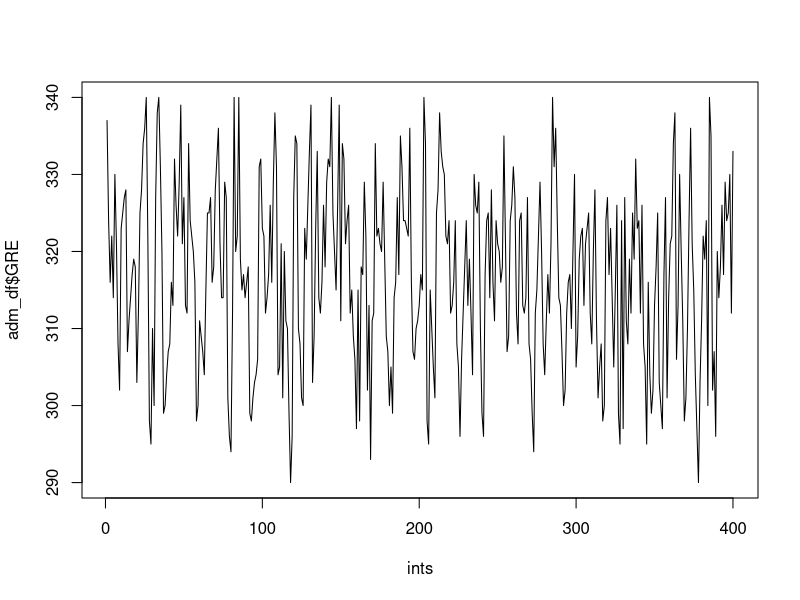
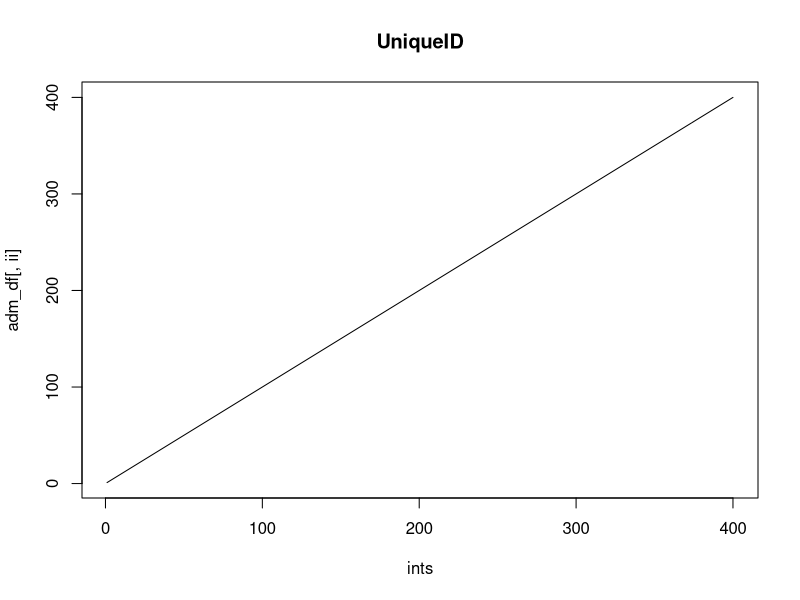
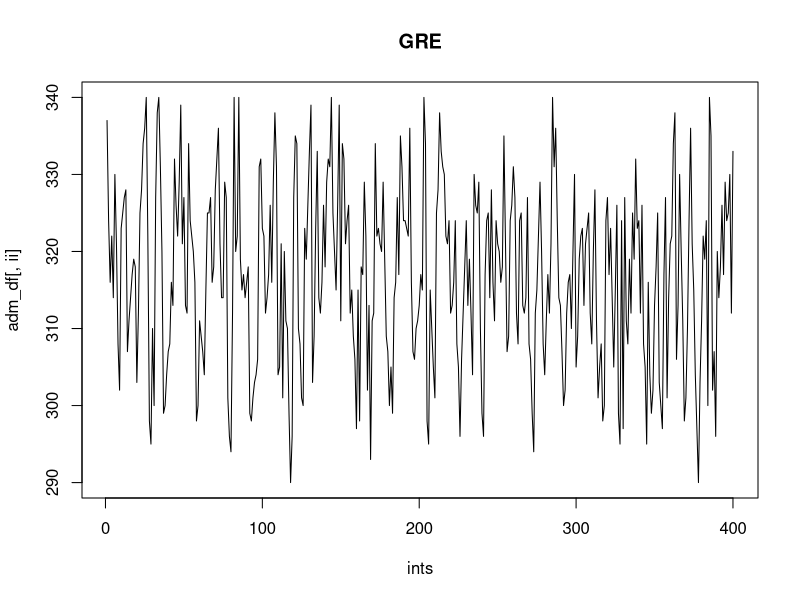
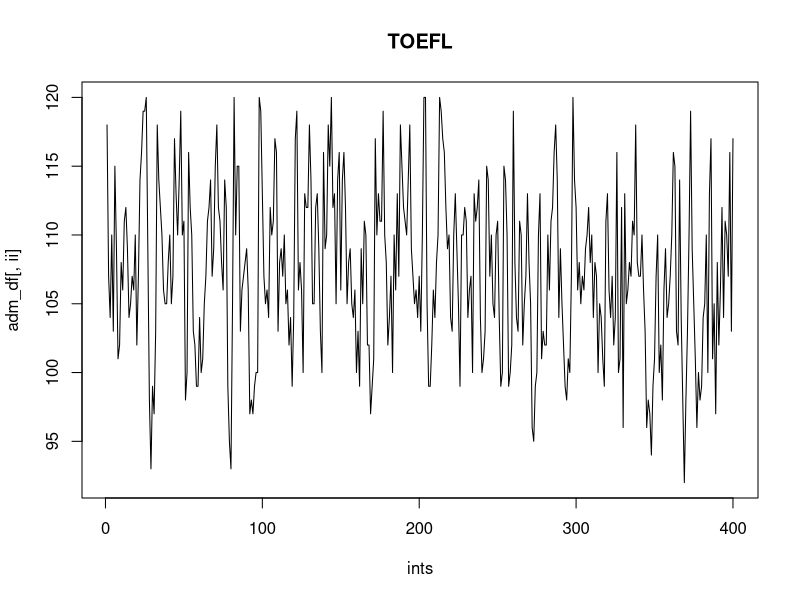
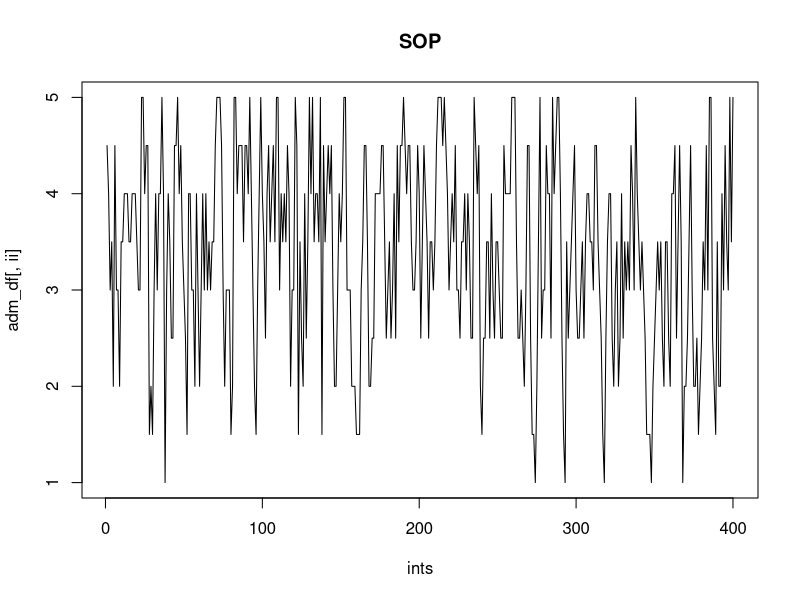
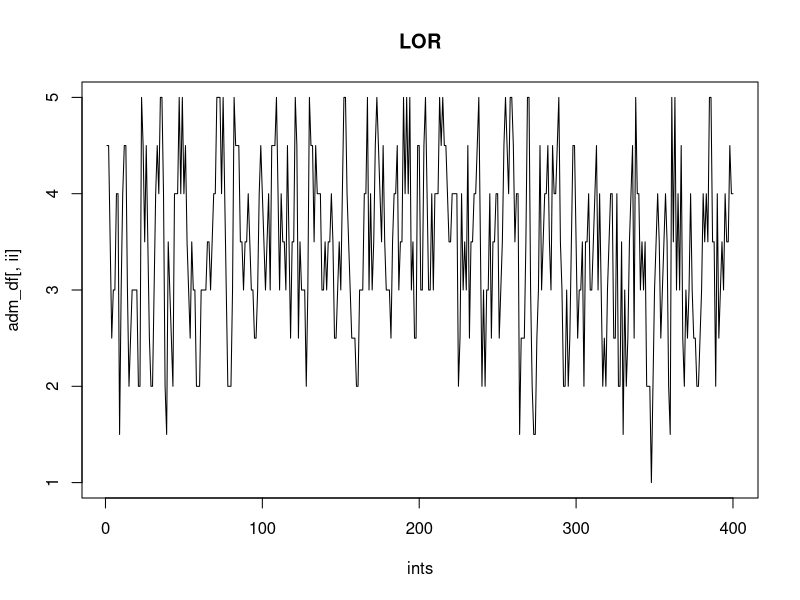
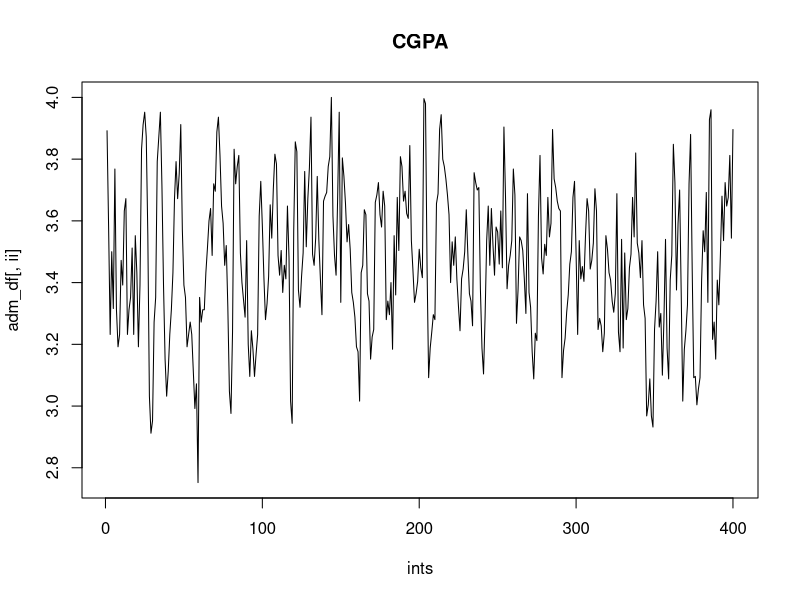
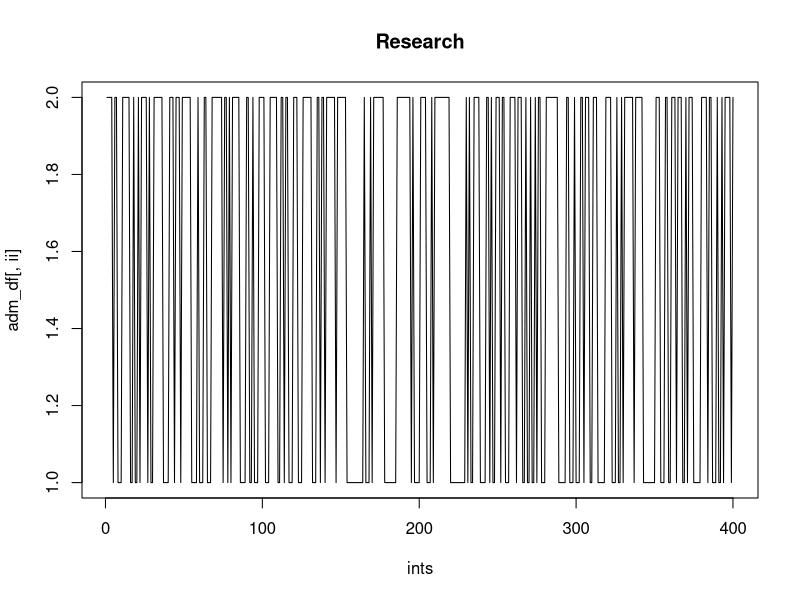

Generate these figures, in order, with R: (Note: this script raises an error after producing the figures.)
#' ---
#' title: "Exploratory Data Analysis"
#' author:
#'   - Tyler B. Garner, tbg5023@psu.edu
#'   - Jennifer Valcin, jpv5319@psu.edu
#' output:
#'   html_document:
#'     toc: true
#'     toc_float: true
#'     collapsed: false
#'     theme: united
#'     highlight: tango
#' ---

#+ setup, include = FALSE
knitr::opts_knit$set(root.dir = '../')

# data set modified from https://www.kaggle.com/datasets/akshaydattatraykhare/data-for-admission-in-the-university

#' ## Introduction
#' 
#' Exploratory Data Analysis (EDA) is an approach to analyzing and summarizing data sets to gain a better understanding of the underlying structure, patterns, and relationships. It is often used as a preliminary step before more formal statistical modeling or hypothesis testing. EDA typically involves visualizing data using plots and graphs, calculating summary statistics, and identifying outliers and other unusual observations. The goal is to identify patterns, trends, and insights that can inform further analysis and decision-making.
#' 
#' There are several steps and techniques that are commonly used in performing Exploratory Data Analysis (EDA):
#'
#' 1. **Importing and cleaning the data** - This involves loading the data into a software environment and checking for missing values, duplicated values, and other inconsistencies.
#'
#' 2. **Identifying patterns and outliers** - This involves identifying patterns, trends, and  outliers in the data by examining the visualizations and summary statistics from the previous steps.
#'
#' 3. **Univariate analysis** - This involves analyzing each variable independently by calculating summary statistics (such as mean, median, and standard deviation) and creating visualizations (such as histograms and box plots) to understand the distribution of each variable.
#' 
#' 4. **Bivariate analysis** - This involves analyzing the relationship between two variables by  creating visualizations (such as scatter plots and correlation matrix) and calculating  correlation coefficients (such as Pearson’s  *r*) to understand the strength and direction of the relationship.
#' 
#' 5. **Multivariate analysis** - This involves analyzing the relationship between more than two variables by creating visualizations (such as scatter plot matrix and parallel coordinates plot) and using techniques such as principal component analysis (PCA) to understand the structure of  the data.
#' 
#' Note that EDA is an iterative process and not all techniques will be applied depending on the data set and question(s).  Additionally, you may need to go back and repeat steps or apply different techniques as you gain a deeper understanding of the data.
#' 
#' 
#' ## Data import and cleaning
#'
#' First we will need to import our data set into `R`. The data is stored in a .csv file, which we can read in using the `read.csv()` function by passing a string that gives the relative file path. When loading in data we should assign it to an object so that we can call functions on it. We should also get a glance at our data to get a sense for what it looks like, which we can do using the `head()` function to see the first few rows.

#+ load-data
adm_df <- read.csv("data/raw/adm_data.csv")

head(adm_df)

#' ### Data structure
#' 
#' Before diving into analyses it is good to know how the dataset is structured. With the `str()` function we can print the dimensions of the dataset in rows (observations) by columns (variables), in addition to listing the variables, their types, and their first few values. 

#+ str
str(adm_df)

#' We can see that there are 400 total observations across 9 variables. Three of the variables were read in as `int`, meaning *integer*, which is specific numeric data type that does not allow decimal points. Other variables are coded as either `num` for *numeric*, which can include decimal points, and `chr` for *character* which is the same as *string*.
#' 
#' For our analysis we will want to re-code this variables as factors, which we can easily do with the `factor()` function. After assigning the variables to factors we can use the `summary()` function again to see how those variables are distributed.

#+ code-factors
adm_df$Research <- factor(adm_df$Research)
adm_df$Discipline <- factor(adm_df$Discipline)
adm_df$Admit <- factor(adm_df$Admit)

summary(adm_df)


#' ### Check for missing values
#' 
#' To check for missing values or `NA` values we can use the `is.na()` function. This function returns a logical vector or matrix indicating which elements are missing.  When wrapped in the `sum()` function, the total number of `NA` values will be returned.

#+ any-na
sum(is.na(adm_df))

sapply(adm_df, function(x) sum(is.na(x)))

head(adm_df[is.na(adm_df$GPA1), ])

summary(adm_df[is.na(adm_df$GPA1), ])

#' We see that there are no missing values in our dataset. However, if we were to find missing values we have a few options available to handle them:
#'
#' 1. **Remove observations** - This involves removing any observations that have missing values. This can be a viable option if the missing values are relatively few and scattered throughout the dataset. However, if a large proportion of the dataset is missing, this approach may result in losing important information.
#' 2. **Use a flag variable** - This involves creating a new variable that indicates whether a value is missing or not. This allows the model to take into account the missing data, but it requires the model to be able to handle missing data.
#' 3. **Ignore the variable** - If the variable with missing values is not important for the analysis, it can be ignored.
#' 4. **Imputation** - This involves replacing the missing values with estimates. Simple imputation methods replace missing values using the mean, median, or mode of the non-missing values. Some methods include using a predictive model, such as regression or k-nearest neighbors to estimate the missing values based on the other variables in the data set. There are also advanced imputation methods like hot-deck imputation or multiple imputation.
#' 
#' It's important to consider the specific characteristics of your data and the goals of your analysis when deciding which strategy to use. It is also important to note that imputation methods can introduce bias and variability in the data, so it's essential to validate the results and check the assumptions of the model if imputation method is chosen.
#' 
#' 
#' ### Check for duplicated values
#' 
#' Whether to keep or remove duplicate rows depends on the specific characteristics of your data and the goals of your analysis. If the duplicates represent meaningful observations, such as multiple measurements taken at different times, then it may be appropriate to keep the duplicate rows. However, if the duplicates are the result of errors or inaccuracies in the data collection process, it may be appropriate to remove them.
#'
#' In `R`, the `duplicated()` function is used to identify duplicate rows in a data frame or matrix. This function returns a logical vector indicating which rows are duplicates.  Like with `is.na()`, when wrapped in the `sum()` function, the total number of duplicated rows (`TRUE` values) will be returned. 

#+ any-duplicated
sum(duplicated(adm_df))

#' This dataset also lacks any duplicated observations. If you were to have duplicates that would be problematic for your analysis, you can use the `unique()` function, which returns a data frame or matrix with only the unique rows.
#' 
#' Alternatively, if you decide to keep the duplicate rows, it is important to be aware that they may introduce bias, noise, and variability in the data, so it is essential to validate the results and check the assumptions of the model. If the duplicates represent a small proportion of the data and not having them would affect the analysis, it is a good practice to keep them and note their presence in the analysis.
#' 
#' 
#' ### Check for patterns
#' 
#' Checking for patterns in exploratory data analysis is important because it allows us to identify relationships, trends, and outliers in the data, which can help inform our modeling choices and ensure that we are not making erroneous conclusions.
#' 
#' One type of pattern that can quickly be problematic is whether the variables have any trends with their location in the dataset. This could be the result of non-random sampling and/or non-independent observations, which would violate the assumptions of many analysis methods, or could be the result of prior sorting, which would not be a problem. Alternatively, if we are dealing with time-series data we would likely expect to see some kind of trend that we would want to model.
#' 
#' To check whether there are any trends among the variables by their location, we can plot each variable against their row number. First, we will create a vector of numbers ranging from 1 to the total number of rows. That vector will then be used for the x-axis in the `plot()` function, while we plot our variables on the y-axis.

#+ pattern
ints <- 1:nrow(adm_df)

plot(ints, adm_df$GRE, type = 'l')

#' Plotting each variable will be quite tedious, so instead we can use a loop function to quickly generate each plot. We will give these plots titles so that when we view them we are sure which variable we are observing.

#+ pattern-loop
for (ii in 1:ncol(adm_df)) {
  print(ii)
  plot(ints, adm_df[, ii], type = 'l')
  title(colnames(adm_df)[ii])
}

#' Except for *UniqueID*, where a trend would be expected, we do not notice any obvious trends in the variables.
#' 
#' 
#' ## Univariate analysis
#' 
#' Univariate analysis is a statistical technique that is used to analyze and summarize a single variable. The goal of univariate analysis is to understand the distribution and properties of a single variable, without considering any relationships with other variables.
#' 
#' Univariate analysis typically involves calculating summary statistics such as the mean, median, and standard deviation, and creating visualizations such as histograms, box plots, and frequency tables to understand the distribution of the variable.
#' 
#' 
#' ### Summary statistics
#' 
#' To get some basic descriptive statistics on the variables we can call the `summary()` function on our data set.

#+ summary-stats
summary(adm_df)

#' In the output we can see the values on the centrality and distribution of the numeric variables, while for the *Research*, *Discipline*, and *Admit* variables we are told that they are of the character type.
#' ___________FIX__________
#' 
#' The output now gives us the total number of instances for category in the factor variables. Notably, the *Discipline* variable has a nearly balanced split between the three disciplines while in the *Admit* variable most of the students are *Accepted*.
#' 
#' 
#' #### Printing specific summary statistics
#' 
#' The `summarise()` function in `dplyr` is a powerful tool that, when combined with other functions, provide details about the data set.  For example, we can print the means and standard deviations of GRE scores separately for accepted and rejected applicants.
#' 
#' * `group_by()` groups each unique level in the Admit column (Accepted or Rejected).
#' * `summarize()` creates two new columns that will will name mean_GRE and sd_GRE with the means   and standard deviations of GRE scores as given by the `mean()` and `sd()` functions.

#+ dplyr-summ
library(dplyr)

adm_df %>%
  group_by(Admit) %>%
  summarize(mean_GRE = mean(GRE),
            sd_GRE = sd(GRE))


#' ### Distributions
#' 
#' Understanding the distribution of variables is crucial for building accurate and effective models. The distribution of a variable refers to the way in which the values of that variable are spread across the data set.
#' 
#' Different types of variables can have different distributions. For example, continuous variables (such as height or weight) often follow a normal distribution, which is bell-shaped and symmetric. Categorical variables (such as gender or nationality) may follow a discrete distribution, where the values are restricted to a finite number of categories.
#' 
#' Understanding the distribution of variables is important because it affects how we model them. For example, if a variable follows a normal distribution, we can use a linear model to predict its values. However, if the variable is highly skewed or has outliers, we may need to use a different type of model, such as a non-linear model or a generalized linear model.
#' 
#' In addition, the distribution of variables can affect the assumptions of the modeling process. For example, linear models assume that the residuals (the difference between the predicted values and the actual values) follow a normal distribution. If this assumption is violated, the model may not be accurate or reliable.
#' 
#' In the context of EDA, univariate distributions can be visualized using histograms, box plots, density plots, and other statistical plots. These plots can provide insights into the shape of the distribution, such as whether it is symmetrical or skewed, as well as information about the central tendency and variability of the data.
#' 
#' 
#' #### Histograms
#' 
#' Histograms are graphs used to visualize the distribution of a continuous variable. They display the frequency or count of observations within each interval or bin of the variable's range, allowing for a quick understanding of the shape, central tendency, and variability of the data.
#' 
#' We can plot a basic histogram by supplying a continuous variable (as a vector) to the `hist()` function.

#+ hist
hist(adm_df$GRE)

#' With `ggplot()`, part of the `ggplot2` package, we can easily make more advanced plots. For example, we can plot multiple histograms for a continuous variable, each representing some factor.
#' 
#' Here, we will plot the histograms of *GRE* for each level of *Research*. The first argument in `ggplot()` takes our dataset, then we will out the `aes()` (aesthetics) argument, where we define which variables to plot on the axis, to use for coloring, etc. Next, we add `geom_histogram()` following a `+` to tell `ggplot()` to use a histogram geometry for plotting. Finally, we add `facet_wrap()` to define how we want to wrap a set of panels, which we do with `~ Research` to indicate wrapping by the values of the *Research* variable.

#+ gg-hist
library(ggplot2)

ggplot(adm_df,
       aes(x = GRE,
           fill = Research)) +
  geom_histogram() +
  facet_wrap(~ Research)

#' Using piping and some data manipulation tools from the `dplyr` and `tidyr` packages, we can also simultaneously plot histograms of multiple variables.
#' 
#' Here, we will simultaneously plot histograms for *CGPA*, *GRE*, and *TOEFL* with each separated by *Research*. We will first pipe the dataset into the `pivot_longer()` function, which creates two new variables based on a list of other variables, one with the *name* of the variables and the second with their *value*. We will then pipe the modified dataset into `ggplot()`.

#+ gg-hist-facet
library(dplyr)
library(tidyr)

adm_df %>%
  pivot_longer(c(CGPA, GRE, TOEFL)) %>%
  ggplot(aes(x = value,
             fill = Research)) +
  geom_histogram(position = 'identity') +
  facet_wrap(~ name * Research,
             # Let each panel have independently scaled x- and y-axis
             scales = 'free')

#' From the histograms, it appears students who have undergraduate research experience tend to have higher cumulative GPAs and score higher on the GRE and TOEFL exams.
#' 
#' 
#' #### Density plots
#' 
#' Density plots are a type of graph used to display the probability distribution of a continuous variable. They estimate the underlying probability density function of the data and display it as a smooth curve. The area under the curve represents the probability of observing a value within a particular range of the variable. Density plots are useful for understanding the shape, central tendency, and variability of the distribution of a variable, and they can be particularly helpful when comparing the distributions of multiple variables or groups.
#' 
#' 

#+ gg-density
ggplot(adm_df,
       aes(x = GRE,
           fill = Research)) +
  geom_density(alpha = 0.5)

#' While density plots can be better than histograms to compare the distributions of multiple groups, like if there are too few bins in a histogram if there is too much smoothing in a density plot it can hide important features of the distribution.
#' 
#' 
#' #### Boxplots
#' 
#' Boxplots are a type of graph used to visualize the distribution of a variable. They display the five-number summary (minimum, maximum, median, and first and third quartiles) of the variable, as well as any outliers. Boxplots are useful for comparing the distribution of one or more variables across different groups or categories.
#' 
#' Here, we will plot the distributions of *SOP* for the three disciplines. While we can do so with the `boxplot()` function in base `R`, `ggplot()` makes it much easier for us.

#+ gg-boxpl
ggplot(adm_df,
       aes(x = Discipline,
           y = SOP)) +
  geom_boxplot()

#' From the plots, it appears that students in *Science & Eng* have higher scores on *SOP* while those in *Humanities and Soc Science* score the lowest overall.
#' 
#' Because boxplots summarize the data into quantiles it is very useful for non-normal data, in addition to normalized data. Just note that if using a statistical test based on the assumption of normality, boxplots may not be the most appropriate type of plot to visualize your results. Instead, pointranges, lineranges, and errorbars around the means may be more appropriate.
#' 
#' 
#' #### Scatterplots
#' 
#' Scatterplots are a type of graph used to display the relationship between two continuous variables. They plot the values of one variable on the x-axis and the values of the other variable on the y-axis. Each point on the plot represents a single observation, and the pattern of the points can provide insights into the strength and direction of the relationship between the variables. Scatterplots are commonly used in exploratory data analysis and can be helpful in identifying patterns, trends, and outliers in the data.
#' 
#' 

#+ gg-point
ggplot(adm_df,
       aes(x = GRE,
           y = CGPA)) +
  geom_point()


#' ### Statistical methods to assess distributions
#' 
#' _----------------------------
#' 
#' #### Shapiro-wilk's normality test

#+ shapiro
shapiro.test(adm_df$CGPA)
shapiro.test(adm_df$GRE)



#' #### Correlations

#' First mutate all of the variables into the numeric type, then use the cor() function to get the Spearman-rank correlations between each variable.

#+ cor
adm_cor <- adm_df %>%
  mutate(across(everything(), as.numeric)) %>%
  cor(method = 'spearman')

library(corrplot)

corrplot(adm_cor, method = 'square')


#' Why do so many variables have negative relationships with admittance? Because when we changed
#' the Admit variable to numeric it was recoded so that Accepted is 1 and Rejected is 2.


#+ pairs
pairs(adm_df)

#+ gg-pairs
library(GGally)

adm_df %>%
  select(c(CGPA, GRE, TOEFL)) %>%
  ggpairs()




#' Before wrapping up, we should save our dataset that we modified so that we do not have to go through the same process again every time we come back to it. By saving the dataset as a `.RDS` file using the `saveRDS()` function. Then, when we load the `.RDS` file later the modified dataset and its metadata (things like variable types) will be restored.

#+ save
saveRDS(adm_df, 'data/interim/adm_df.RDS')
